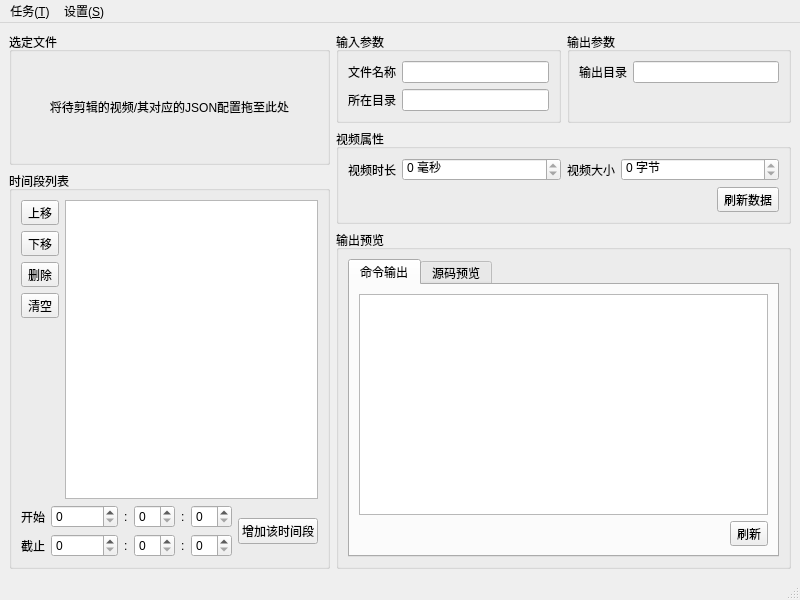
<?xml version="1.0" encoding="UTF-8"?>
<ui version="4.0">
 <class>MainWindow</class>
 <widget class="QMainWindow" name="MainWindow">
  <property name="geometry">
   <rect>
    <x>0</x>
    <y>0</y>
    <width>800</width>
    <height>600</height>
   </rect>
  </property>
  <property name="windowTitle">
   <string>小工具-ffmpeg无损剪辑命令产生器</string>
  </property>
  <widget class="QWidget" name="centralwidget">
   <layout class="QHBoxLayout" name="horizontalLayout_5" stretch="1,2">
    <item>
     <layout class="QVBoxLayout" name="verticalLayout_4" stretch="1,3">
      <item>
       <layout class="QHBoxLayout" name="horizontalLayout_2">
        <item>
         <widget class="QGroupBox" name="grp_file">
          <property name="title">
           <string>选定文件</string>
          </property>
          <layout class="QGridLayout" name="gridLayout">
           <item row="0" column="0">
            <widget class="FileDropLabel" name="lbl_file_drop">
             <property name="acceptDrops">
              <bool>true</bool>
             </property>
             <property name="text">
              <string>将待剪辑的视频/其对应的JSON配置拖至此处</string>
             </property>
             <property name="alignment">
              <set>Qt::AlignCenter</set>
             </property>
            </widget>
           </item>
          </layout>
         </widget>
        </item>
       </layout>
      </item>
      <item>
       <widget class="QGroupBox" name="grp_intervals">
        <property name="title">
         <string>时间段列表</string>
        </property>
        <layout class="QVBoxLayout" name="verticalLayout">
         <item>
          <layout class="QGridLayout" name="gridLayout_2">
           <item row="0" column="0">
            <widget class="QToolButton" name="tbtn_move_up">
             <property name="text">
              <string>上移</string>
             </property>
             <property name="shortcut">
              <string>Ctrl+Alt+Up</string>
             </property>
            </widget>
           </item>
           <item row="0" column="1" rowspan="5">
            <widget class="QTableView" name="tabv_intervals">
             <property name="selectionBehavior">
              <enum>QAbstractItemView::SelectRows</enum>
             </property>
            </widget>
           </item>
           <item row="1" column="0">
            <widget class="QToolButton" name="tbtn_move_down">
             <property name="text">
              <string>下移</string>
             </property>
             <property name="shortcut">
              <string>Ctrl+Alt+Down</string>
             </property>
            </widget>
           </item>
           <item row="2" column="0">
            <widget class="QToolButton" name="tbtn_remove">
             <property name="text">
              <string>删除</string>
             </property>
             <property name="shortcut">
              <string>Del</string>
             </property>
            </widget>
           </item>
           <item row="3" column="0">
            <widget class="QToolButton" name="tbtn_clear">
             <property name="text">
              <string>清空</string>
             </property>
            </widget>
           </item>
           <item row="4" column="0">
            <spacer name="vs_intervals_buts">
             <property name="orientation">
              <enum>Qt::Vertical</enum>
             </property>
             <property name="sizeHint" stdset="0">
              <size>
               <width>20</width>
               <height>40</height>
              </size>
             </property>
            </spacer>
           </item>
          </layout>
         </item>
         <item>
          <layout class="QHBoxLayout" name="hlayout_add_interval">
           <item>
            <layout class="QFormLayout" name="flayout_add_interval">
             <item row="0" column="0">
              <widget class="QLabel" name="lbl_interval_begin">
               <property name="text">
                <string>开始</string>
               </property>
              </widget>
             </item>
             <item row="0" column="1">
              <layout class="QHBoxLayout" name="hlayout_add_interval_begin">
               <item>
                <widget class="QSpinBox" name="spin_interval_begin_hour">
                 <property name="maximum">
                  <number>999999999</number>
                 </property>
                </widget>
               </item>
               <item>
                <widget class="QLabel" name="lbl_colon_0">
                 <property name="text">
                  <string>:</string>
                 </property>
                </widget>
               </item>
               <item>
                <widget class="QSpinBox" name="spin_interval_begin_mins">
                 <property name="maximum">
                  <number>59</number>
                 </property>
                </widget>
               </item>
               <item>
                <widget class="QLabel" name="lbl_colon_1">
                 <property name="text">
                  <string>:</string>
                 </property>
                </widget>
               </item>
               <item>
                <widget class="QSpinBox" name="spin_interval_begin_secs">
                 <property name="maximum">
                  <number>59</number>
                 </property>
                </widget>
               </item>
              </layout>
             </item>
             <item row="1" column="0">
              <widget class="QLabel" name="lbl_interval_end">
               <property name="text">
                <string>截止</string>
               </property>
              </widget>
             </item>
             <item row="1" column="1">
              <layout class="QHBoxLayout" name="hlayout_add_interval_end">
               <item>
                <widget class="QSpinBox" name="spin_interval_end_hour">
                 <property name="maximum">
                  <number>999999999</number>
                 </property>
                </widget>
               </item>
               <item>
                <widget class="QLabel" name="lbl_colon_2">
                 <property name="text">
                  <string>:</string>
                 </property>
                </widget>
               </item>
               <item>
                <widget class="QSpinBox" name="spin_interval_end_mins">
                 <property name="maximum">
                  <number>59</number>
                 </property>
                </widget>
               </item>
               <item>
                <widget class="QLabel" name="lbl_colon_3">
                 <property name="text">
                  <string>:</string>
                 </property>
                </widget>
               </item>
               <item>
                <widget class="QSpinBox" name="spin_interval_end_secs">
                 <property name="maximum">
                  <number>59</number>
                 </property>
                </widget>
               </item>
              </layout>
             </item>
            </layout>
           </item>
           <item>
            <spacer name="horizontalSpacer_4">
             <property name="orientation">
              <enum>Qt::Horizontal</enum>
             </property>
             <property name="sizeHint" stdset="0">
              <size>
               <width>40</width>
               <height>20</height>
              </size>
             </property>
            </spacer>
           </item>
           <item>
            <widget class="QPushButton" name="pbtn_add_interval">
             <property name="text">
              <string>增加该时间段</string>
             </property>
             <property name="shortcut">
              <string>Ctrl+Return</string>
             </property>
            </widget>
           </item>
          </layout>
         </item>
        </layout>
       </widget>
      </item>
     </layout>
    </item>
    <item>
     <layout class="QVBoxLayout" name="verticalLayout_5">
      <item>
       <layout class="QHBoxLayout" name="horizontalLayout">
        <item>
         <widget class="QGroupBox" name="groupBox">
          <property name="title">
           <string>输入参数</string>
          </property>
          <layout class="QFormLayout" name="formLayout_3">
           <item row="0" column="0">
            <widget class="QLabel" name="lbl_filename">
             <property name="text">
              <string>文件名称</string>
             </property>
            </widget>
           </item>
           <item row="0" column="1">
            <widget class="QLineEdit" name="ledt_src_filename"/>
           </item>
           <item row="1" column="0">
            <widget class="QLabel" name="lbl_src_dir">
             <property name="text">
              <string>所在目录</string>
             </property>
            </widget>
           </item>
           <item row="1" column="1">
            <widget class="QLineEdit" name="ledt_src_path_dir"/>
           </item>
          </layout>
         </widget>
        </item>
        <item>
         <widget class="QGroupBox" name="grp_output">
          <property name="title">
           <string>输出参数</string>
          </property>
          <layout class="QFormLayout" name="formLayout_2">
           <item row="0" column="0">
            <widget class="QLabel" name="lbl_dst_dir">
             <property name="text">
              <string>输出目录</string>
             </property>
            </widget>
           </item>
           <item row="0" column="1">
            <widget class="QLineEdit" name="ledt_dst_path_dir"/>
           </item>
          </layout>
         </widget>
        </item>
       </layout>
      </item>
      <item>
       <widget class="QGroupBox" name="grp_meta">
        <property name="title">
         <string>视频属性</string>
        </property>
        <layout class="QVBoxLayout" name="verticalLayout_2">
         <item>
          <layout class="QHBoxLayout" name="horizontalLayout_6">
           <item>
            <layout class="QFormLayout" name="formLayout">
             <item row="0" column="0">
              <widget class="QLabel" name="lbl_src_duration">
               <property name="text">
                <string>视频时长</string>
               </property>
              </widget>
             </item>
             <item row="0" column="1">
              <widget class="QSpinBox" name="spin_src_duration">
               <property name="readOnly">
                <bool>true</bool>
               </property>
               <property name="suffix">
                <string> 毫秒</string>
               </property>
               <property name="maximum">
                <number>999999999</number>
               </property>
              </widget>
             </item>
            </layout>
           </item>
           <item>
            <layout class="QFormLayout" name="formLayout_4">
             <item row="0" column="0">
              <widget class="QLabel" name="lbl_src_size">
               <property name="text">
                <string>视频大小</string>
               </property>
              </widget>
             </item>
             <item row="0" column="1">
              <widget class="QSpinBox" name="spin_src_size">
               <property name="readOnly">
                <bool>true</bool>
               </property>
               <property name="suffix">
                <string> 字节</string>
               </property>
               <property name="maximum">
                <number>999999999</number>
               </property>
              </widget>
             </item>
            </layout>
           </item>
          </layout>
         </item>
         <item>
          <layout class="QHBoxLayout" name="horizontalLayout_3">
           <item>
            <spacer name="horizontalSpacer_2">
             <property name="orientation">
              <enum>Qt::Horizontal</enum>
             </property>
             <property name="sizeHint" stdset="0">
              <size>
               <width>40</width>
               <height>20</height>
              </size>
             </property>
            </spacer>
           </item>
           <item>
            <widget class="QToolButton" name="tbtn_src_meta_refresh">
             <property name="text">
              <string>刷新数据</string>
             </property>
            </widget>
           </item>
          </layout>
         </item>
        </layout>
       </widget>
      </item>
      <item>
       <widget class="QGroupBox" name="grp_view">
        <property name="title">
         <string>输出预览</string>
        </property>
        <layout class="QVBoxLayout" name="verticalLayout_3">
         <item>
          <widget class="QTabWidget" name="tabw_view">
           <property name="currentIndex">
            <number>0</number>
           </property>
           <widget class="QWidget" name="tab_commands">
            <attribute name="title">
             <string>命令输出</string>
            </attribute>
            <layout class="QVBoxLayout" name="verticalLayout_6">
             <item>
              <widget class="QTextBrowser" name="txtbrw_output">
               <property name="lineWrapMode">
                <enum>QTextEdit::NoWrap</enum>
               </property>
              </widget>
             </item>
             <item>
              <layout class="QHBoxLayout" name="horizontalLayout_4">
               <item>
                <spacer name="horizontalSpacer">
                 <property name="orientation">
                  <enum>Qt::Horizontal</enum>
                 </property>
                 <property name="sizeHint" stdset="0">
                  <size>
                   <width>40</width>
                   <height>20</height>
                  </size>
                 </property>
                </spacer>
               </item>
               <item>
                <widget class="QToolButton" name="tbtn_refresh_commands">
                 <property name="text">
                  <string>刷新</string>
                 </property>
                 <property name="shortcut">
                  <string>Ctrl+R</string>
                 </property>
                </widget>
               </item>
              </layout>
             </item>
            </layout>
           </widget>
           <widget class="QWidget" name="tab_source">
            <attribute name="title">
             <string>源码预览</string>
            </attribute>
            <layout class="QVBoxLayout" name="verticalLayout_7">
             <item>
              <widget class="QTextBrowser" name="txtbrw_source">
               <property name="lineWrapMode">
                <enum>QTextEdit::NoWrap</enum>
               </property>
              </widget>
             </item>
             <item>
              <layout class="QHBoxLayout" name="horizontalLayout_7">
               <item>
                <spacer name="horizontalSpacer_3">
                 <property name="orientation">
                  <enum>Qt::Horizontal</enum>
                 </property>
                 <property name="sizeHint" stdset="0">
                  <size>
                   <width>40</width>
                   <height>20</height>
                  </size>
                 </property>
                </spacer>
               </item>
               <item>
                <widget class="QToolButton" name="tbtn_refresh_source">
                 <property name="text">
                  <string>刷新</string>
                 </property>
                 <property name="shortcut">
                  <string>Ctrl+R</string>
                 </property>
                </widget>
               </item>
              </layout>
             </item>
            </layout>
           </widget>
          </widget>
         </item>
        </layout>
       </widget>
      </item>
     </layout>
    </item>
   </layout>
  </widget>
  <widget class="QMenuBar" name="menuBar">
   <property name="geometry">
    <rect>
     <x>0</x>
     <y>0</y>
     <width>800</width>
     <height>23</height>
    </rect>
   </property>
   <widget class="QMenu" name="menu_T">
    <property name="title">
     <string>任务(&amp;T)</string>
    </property>
    <addaction name="act_file_new"/>
    <addaction name="act_file_open"/>
    <addaction name="act_file_save"/>
    <addaction name="act_file_save_as"/>
   </widget>
   <widget class="QMenu" name="menu_S">
    <property name="title">
     <string>设置(&amp;S)</string>
    </property>
    <addaction name="act_setting_format"/>
   </widget>
   <addaction name="menu_T"/>
   <addaction name="menu_S"/>
  </widget>
  <widget class="QStatusBar" name="statusBar"/>
  <action name="act_file_new">
   <property name="text">
    <string>新建文件</string>
   </property>
   <property name="shortcut">
    <string>Ctrl+N</string>
   </property>
  </action>
  <action name="act_setting_format">
   <property name="checkable">
    <bool>true</bool>
   </property>
   <property name="checked">
    <bool>true</bool>
   </property>
   <property name="text">
    <string>启用格式化</string>
   </property>
  </action>
  <action name="act_file_open">
   <property name="text">
    <string>打开文件</string>
   </property>
   <property name="shortcut">
    <string>Ctrl+O</string>
   </property>
  </action>
  <action name="act_file_save">
   <property name="text">
    <string>保存文件</string>
   </property>
   <property name="shortcut">
    <string>Ctrl+S</string>
   </property>
  </action>
  <action name="act_file_save_as">
   <property name="text">
    <string>另存为</string>
   </property>
   <property name="shortcut">
    <string>Ctrl+Shift+S</string>
   </property>
  </action>
  <action name="action_5">
   <property name="text">
    <string>预览源码</string>
   </property>
   <property name="shortcut">
    <string>Ctrl+R</string>
   </property>
  </action>
 </widget>
 <customwidgets>
  <customwidget>
   <class>FileDropLabel</class>
   <extends>QLabel</extends>
   <header>ui.FileDropLabel</header>
  </customwidget>
 </customwidgets>
 <tabstops>
  <tabstop>ledt_src_filename</tabstop>
  <tabstop>ledt_src_path_dir</tabstop>
  <tabstop>ledt_dst_path_dir</tabstop>
  <tabstop>spin_src_duration</tabstop>
  <tabstop>spin_src_size</tabstop>
  <tabstop>tbtn_src_meta_refresh</tabstop>
  <tabstop>tbtn_move_up</tabstop>
  <tabstop>tbtn_move_down</tabstop>
  <tabstop>tbtn_remove</tabstop>
  <tabstop>tbtn_clear</tabstop>
  <tabstop>tabv_intervals</tabstop>
  <tabstop>spin_interval_begin_hour</tabstop>
  <tabstop>spin_interval_begin_mins</tabstop>
  <tabstop>spin_interval_begin_secs</tabstop>
  <tabstop>spin_interval_end_hour</tabstop>
  <tabstop>spin_interval_end_mins</tabstop>
  <tabstop>spin_interval_end_secs</tabstop>
  <tabstop>pbtn_add_interval</tabstop>
  <tabstop>tabw_view</tabstop>
  <tabstop>txtbrw_output</tabstop>
  <tabstop>txtbrw_source</tabstop>
  <tabstop>tbtn_refresh_source</tabstop>
  <tabstop>tbtn_refresh_commands</tabstop>
 </tabstops>
 <resources/>
 <connections>
  <connection>
   <sender>spin_interval_begin_hour</sender>
   <signal>valueChanged(int)</signal>
   <receiver>MainWindow</receiver>
   <slot>on_spin_interval_begin_value_changed(int)</slot>
   <hints>
    <hint type="sourcelabel">
     <x>117</x>
     <y>516</y>
    </hint>
    <hint type="destinationlabel">
     <x>399</x>
     <y>299</y>
    </hint>
   </hints>
  </connection>
  <connection>
   <sender>spin_interval_begin_mins</sender>
   <signal>valueChanged(int)</signal>
   <receiver>MainWindow</receiver>
   <slot>on_spin_interval_begin_value_changed(int)</slot>
   <hints>
    <hint type="sourcelabel">
     <x>192</x>
     <y>526</y>
    </hint>
    <hint type="destinationlabel">
     <x>399</x>
     <y>299</y>
    </hint>
   </hints>
  </connection>
  <connection>
   <sender>spin_interval_begin_secs</sender>
   <signal>valueChanged(int)</signal>
   <receiver>MainWindow</receiver>
   <slot>on_spin_interval_begin_value_changed(int)</slot>
   <hints>
    <hint type="sourcelabel">
     <x>250</x>
     <y>526</y>
    </hint>
    <hint type="destinationlabel">
     <x>399</x>
     <y>299</y>
    </hint>
   </hints>
  </connection>
  <connection>
   <sender>spin_interval_end_hour</sender>
   <signal>valueChanged(int)</signal>
   <receiver>MainWindow</receiver>
   <slot>on_spin_interval_end_value_changed(int)</slot>
   <hints>
    <hint type="sourcelabel">
     <x>117</x>
     <y>544</y>
    </hint>
    <hint type="destinationlabel">
     <x>399</x>
     <y>299</y>
    </hint>
   </hints>
  </connection>
  <connection>
   <sender>spin_interval_end_mins</sender>
   <signal>valueChanged(int)</signal>
   <receiver>MainWindow</receiver>
   <slot>on_spin_interval_end_value_changed(int)</slot>
   <hints>
    <hint type="sourcelabel">
     <x>192</x>
     <y>554</y>
    </hint>
    <hint type="destinationlabel">
     <x>399</x>
     <y>299</y>
    </hint>
   </hints>
  </connection>
  <connection>
   <sender>spin_interval_end_secs</sender>
   <signal>valueChanged(int)</signal>
   <receiver>MainWindow</receiver>
   <slot>on_spin_interval_end_value_changed(int)</slot>
   <hints>
    <hint type="sourcelabel">
     <x>250</x>
     <y>554</y>
    </hint>
    <hint type="destinationlabel">
     <x>399</x>
     <y>299</y>
    </hint>
   </hints>
  </connection>
 </connections>
 <slots>
  <slot>on_spin_interval_begin_value_changed(int)</slot>
  <slot>on_spin_interval_end_value_changed(int)</slot>
 </slots>
</ui>
